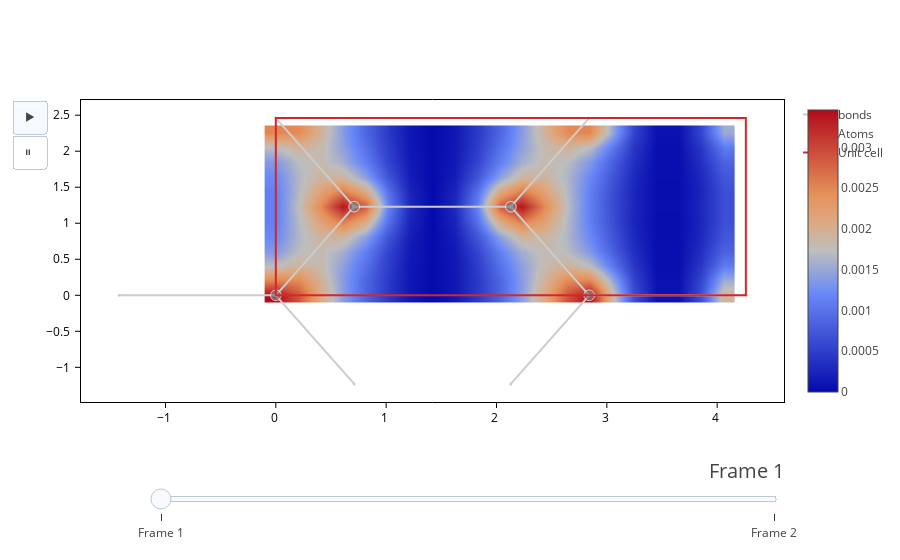

The notebook cell saved with this chart:
### Markdown cell above
## Let `MultiplePlot` handle plot creation

As already mentioned, creating your plots beforehand is only a good strategy if plots are independent from each other, in the sense that they can not share data.

In cases where plots can share data, just let `MultiplePlot` create your plots. It is so easy that you will end up doing it in this way all the time, even in cases where it doesn't have efficiency benefits :)

Everytime you create a plot, there are three special keyword arguments that you can pass: `varying`, `animate` and `subplots`. These keywords let you easily initialize `MultiplePlot`, `Animation` and `Subplots` instances, respectively. 

They can be used in two ways:

- You can pass a dictionary with the keys of the settings that you want to vary and the value for each "step".

### Code cell
H.plot.wavefunction(axes=[0,1], transforms=["square"], animate={"i":[1,2], "zsmooth": ["best", False]})

### Figure 1 — Plotly figure (JSON) as saved in the notebook; plotly's stock layout.template omitted (floating-point values rounded to 4 significant figures; data arrays with more than 128 entries replaced by an {"elided": "..."} marker saying what was removed)
{"data": [{"showlegend": false, "type": "heatmap", "x": [0.0, 0.2029, 0.4057, 0.6086, 0.8114, 1.014, 1.217, 1.42, 1.623, 1.826, 2.029, 2.231, 2.434, 2.637, 2.84, 3.043, 3.246, 3.449, 3.651, 3.854, 4.057], "y": [0.0, 0.205, 0.4099, 0.6149, 0.8198, 1.025, 1.23, 1.435, 1.64, 1.845, 2.05, 2.255], "z": {"elided": "12x21 float values"}, "zsmooth": "best"}, {"hoverinfo": "text", "marker": {"color": "#ccc", "coloraxis": "coloraxis", "size": 3}, "mode": "markers+lines", "name": "bonds", "showlegend": true, "type": "scatter", "x": [0.0, 0.71, null, 0.0, 0.71, null, 0.0, -1.42, null, 0.71, 2.13, null, 0.71, 0.0, null, 2.13, 2.84, null, 2.13, 2.84, null, 2.84, 2.13, null, 2.84, 4.26, null], "y": [0.0, 1.23, null, 0.0, -1.23, null, 0.0, 0.0, null, 1.23, 1.23, null, 1.23, 2.46, null, 1.23, 0.0, null, 1.23, 2.46, null, 0.0, -1.23, null, 0.0, 0.0, null]}, {"marker": {"color": ["grey", "grey", "grey", "grey"], "size": [10.72, 10.72, 10.72, 10.72]}, "mode": "markers", "name": "Atoms", "showlegend": true, "text": ["[0. 0. 5.]<br>0 (C)", "[0.71       1.22975607 5.        ]<br>1 (C)", "[2.13       1.22975607 5.        ]<br>2 (C)", "[2.84 0.   5.  ]<br>3 (C)"], "type": "scatter", "x": [0.0, 0.71, 2.13, 2.84], "y": [0.0, 1.23, 1.23, 0.0]}, {"mode": "lines", "name": "Unit cell", "type": "scatter", "x": [0.0, 0.0, 4.26, 4.26, 0.0, 0.0, 0.0, 0.0, 0.0, 4.26, 4.26, 4.26, 4.26, 4.26, 4.26, 0.0], "y": [0.0, 2.46, 2.46, 0.0, 0.0, 0.0, 2.46, 2.46, 2.46, 2.46, 2.46, 0.0, 0.0, 2.46, 0.0, 0.0]}], "layout": {"sliders": [{"active": 0, "currentvalue": {"font": {"size": 20}, "visible": true, "xanchor": "right"}, "len": 0.9, "pad": {"b": 10, "t": 50}, "steps": [{"args": [["Frame 1"], {"frame": {"duration": 500, "redraw": true}, "mode": "immediate", "transition": {"duration": 300}}], "label": "Frame 1", "method": "animate"}, {"args": [["Frame 2"], {"frame": {"duration": 500, "redraw": true}, "mode": "immediate", "transition": {"duration": 300}}], "label": "Frame 2", "method": "animate"}], "x": 0.1, "xanchor": "left", "y": 0, "yanchor": "top"}], "updatemenus": [{"buttons": [{"args": [null, {"frame": {"duration": 500, "redraw": true}, "fromcurrent": true, "transition": {"duration": 100, "easing": "quadratic-in-out"}}], "label": "▶", "method": "animate"}, {"args": [[null], {"frame": {"duration": 0}, "mode": "immediate", "redraw": true, "transition": {"duration": 0}}], "label": "⏸", "method": "animate"}], "type": "buttons"}]}}
